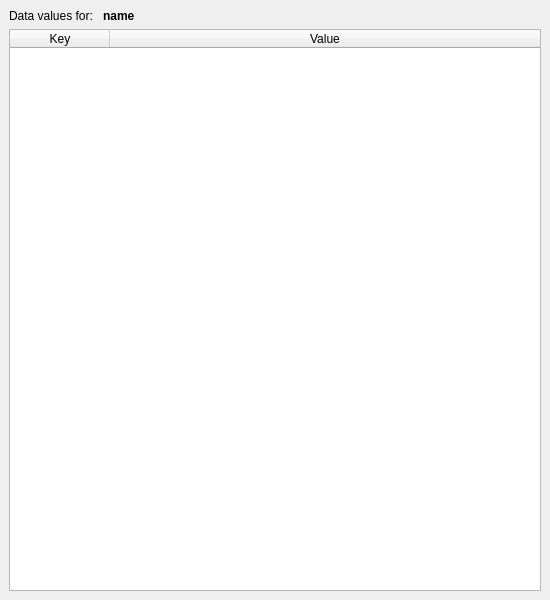
<?xml version="1.0" encoding="UTF-8"?>
<ui version="4.0">
 <class>MainWindow</class>
 <widget class="QMainWindow" name="MainWindow">
  <property name="geometry">
   <rect>
    <x>0</x>
    <y>0</y>
    <width>550</width>
    <height>600</height>
   </rect>
  </property>
  <property name="windowTitle">
   <string>ufit data inspector</string>
  </property>
  <widget class="QWidget" name="centralwidget">
   <layout class="QVBoxLayout" name="verticalLayout">
    <item>
     <layout class="QHBoxLayout" name="horizontalLayout">
      <item>
       <widget class="QLabel" name="label">
        <property name="sizePolicy">
         <sizepolicy hsizetype="Fixed" vsizetype="Preferred">
          <horstretch>0</horstretch>
          <verstretch>0</verstretch>
         </sizepolicy>
        </property>
        <property name="text">
         <string>Data values for: </string>
        </property>
       </widget>
      </item>
      <item>
       <widget class="QLabel" name="dataName">
        <property name="font">
         <font>
          <weight>75</weight>
          <bold>true</bold>
         </font>
        </property>
        <property name="text">
         <string>name</string>
        </property>
       </widget>
      </item>
     </layout>
    </item>
    <item>
     <widget class="QTableWidget" name="tbl">
      <attribute name="horizontalHeaderStretchLastSection">
       <bool>true</bool>
      </attribute>
      <attribute name="verticalHeaderVisible">
       <bool>false</bool>
      </attribute>
      <column>
       <property name="text">
        <string>Key</string>
       </property>
      </column>
      <column>
       <property name="text">
        <string>Value</string>
       </property>
      </column>
     </widget>
    </item>
   </layout>
  </widget>
  <widget class="QMenuBar" name="menubar">
   <property name="geometry">
    <rect>
     <x>0</x>
     <y>0</y>
     <width>550</width>
     <height>20</height>
    </rect>
   </property>
  </widget>
 </widget>
 <resources>
  <include location="../../../resource/gui.qrc"/>
 </resources>
 <connections/>
</ui>
